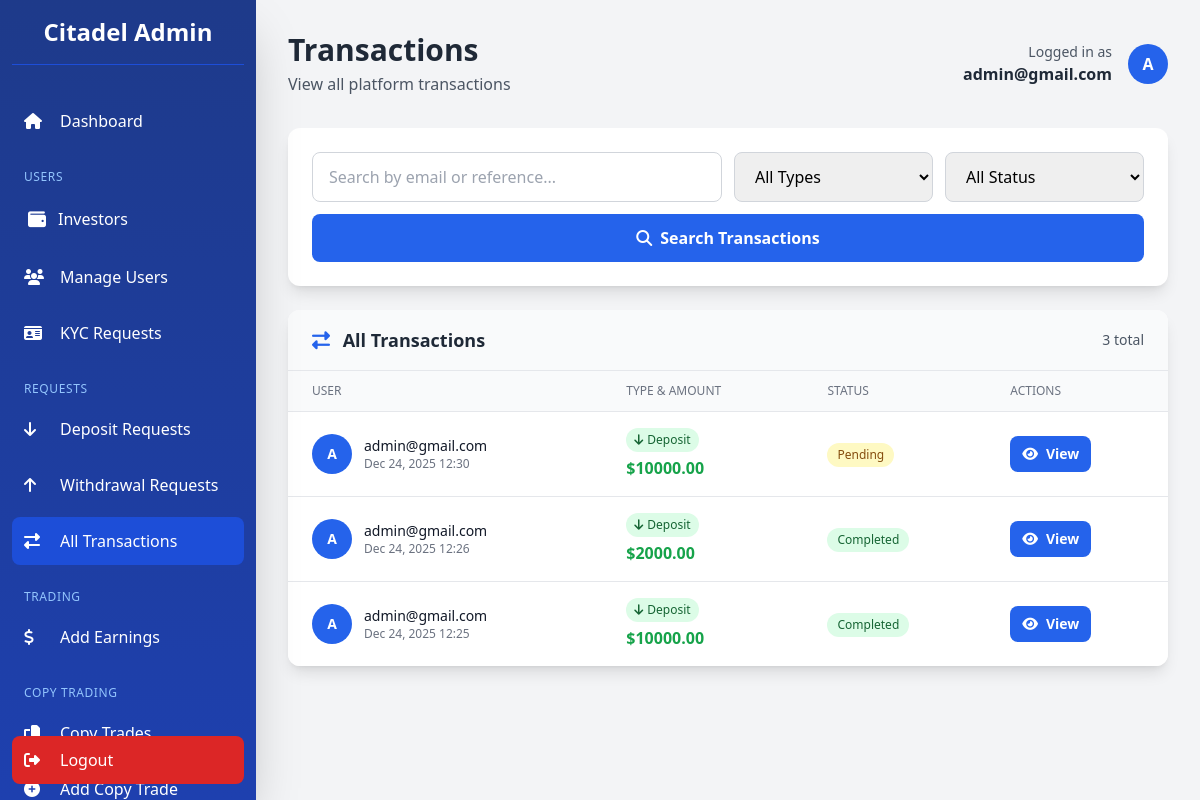
Page /dashboard/transactions/ (signed in) on the earlier database version.
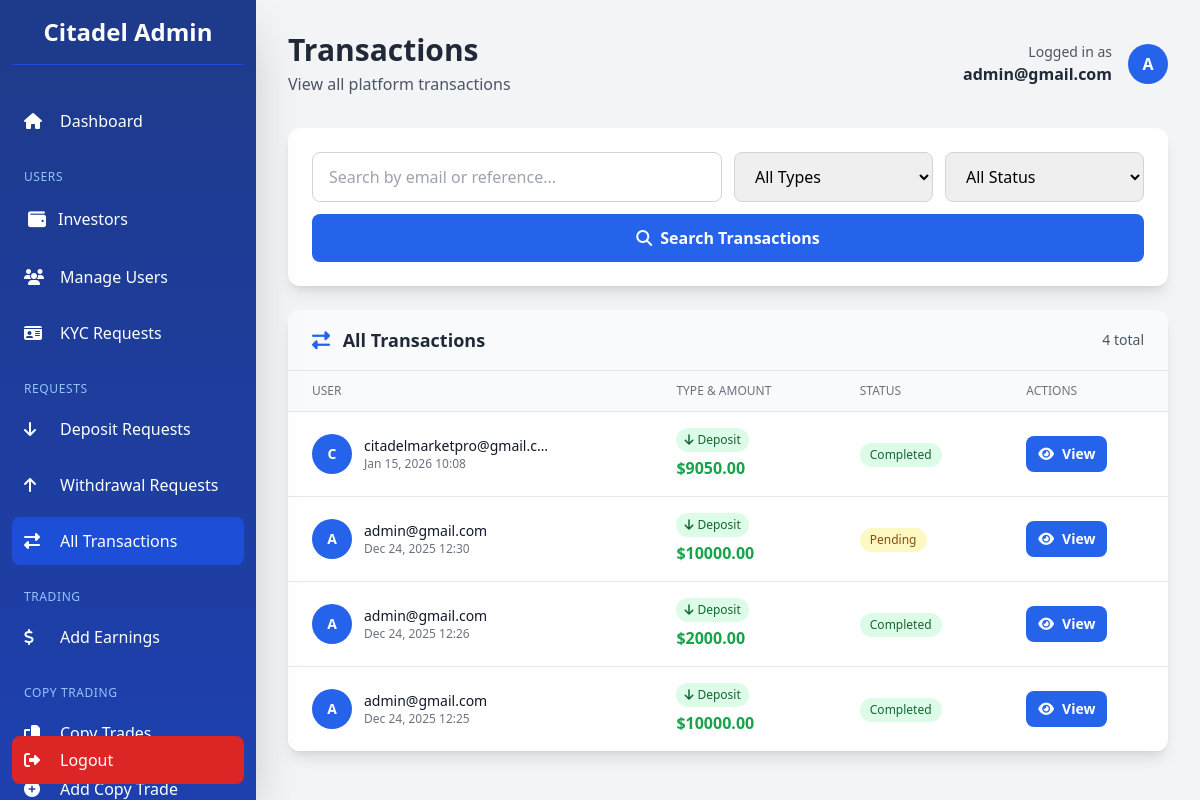
Same page on the later database version.
### app/models.py (models this page shows, shortened)
class Transaction(models.Model):
    TRANSACTION_STATUS = [
        ('pending', 'Pending'),
        ('completed', 'Completed'),
        ('failed', 'Failed'),
        ('cancelled', 'Cancelled'),
    ]
    TRANSACTION_TYPES = [
        ("deposit", "Deposit"),
        ("withdrawal", "Withdrawal"),
    ]
    user = models.ForeignKey(
        settings.AUTH_USER_MODEL,
        on_delete=models.CASCADE,
        related_name="transactions"
    )
    transaction_type = models.CharField(max_length=20, choices=TRANSACTION_TYPES)
    amount = models.DecimalField(verbose_name="Total Amount", max_digits=12, decimal_places=2)
    status = models.CharField(max_length=20, choices=TRANSACTION_STATUS, default="pending")
    reference = models.CharField(max_length=100, unique=True)
    description = models.TextField(blank=True, null=True)
    currency = models.CharField(max_length=100)
    unit = models.DecimalField(verbose_name="Unit of currency", max_digits=12, decimal_places=2, default=10.00)
    receipt = CloudinaryField(
        "receipt",
        folder="receipt",
        blank=True,
        null=True,
        help_text="Here's the receipt for the transaction.",
    )
    created_at = models.DateTimeField(default=timezone.now)
    updated_at = models.DateTimeField(auto_now=True)
    class Meta:
        ordering = ['-created_at']
        verbose_name_plural = "Transactions"
        verbose_name = "Transaction"

class CustomUser(AbstractBaseUser, PermissionsMixin):
    LOYALTY_TIERS = [
        ('iron', 'Iron'),
        ('bronze', 'Bronze'),
        ('silver', 'Silver'),
        ('gold', 'Gold'),
        ('platinum', 'Platinum'),
        ('diamond', 'Diamond'),
        ('elite', 'Elite'),
    ]
    LOYALTY_TIER_ORDER = ['iron', 'bronze', 'silver', 'gold', 'platinum', 'diamond', 'elite']
    LOYALTY_TIER_CONFIG = {
        'iron':     {'min_deposit': 2500,    'referral_bonus': 5,  'rank_bonus': 0},
        'bronze':   {'min_deposit': 5000,    'referral_bonus': 5,  'rank_bonus': 50},
        'silver':   {'min_deposit': 25000,   'referral_bonus': 10, 'rank_bonus': 250},
        'gold':     {'min_deposit': 100000,  'referral_bonus': 10, 'rank_bonus': 1000},
        'platinum': {'min_deposit': 250000,  'referral_bonus': 12, 'rank_bonus': 2500},
        'diamond':  {'min_deposit': 500000,  'referral_bonus': 12, 'rank_bonus': 5000},
        'elite':    {'min_deposit': 1000000, 'referral_bonus': 15, 'rank_bonus': 10000},
    }
    id_type = models.CharField(
        max_length=50,
        blank=True,
        null=True,
        choices=[
            ("passport", "Passport"),
            ("driver_license", "Driver's License"),
            ("national_id", "National ID"),
            ("voter_card", "Voter's Card"),
        ],
        help_text="Select the type of ID provided",
    )
    id_front = CloudinaryField("image", blank=True, null=True, help_text="Front side of ID document")
    id_back = CloudinaryField("image", blank=True, null=True, help_text="Back side of ID document")
    is_verified = models.BooleanField(default=False)
    has_submitted_kyc = models.BooleanField(default=False)
    email = models.EmailField(unique=True, max_length=255)
    first_name = models.CharField(max_length=50, blank=True, null=True)
    last_name = models.CharField(max_length=50, blank=True, null=True)
    dob = models.DateField(blank=True, null=True)
    address = models.CharField(max_length=500, blank=True, null=True)
    postal_code = models.CharField(max_length=500, blank=True, null=True)
    country = models.CharField(max_length=100, blank=True, null=True)
    region = models.CharField(max_length=100, blank=True, null=True)
    city = models.CharField(max_length=100, blank=True, null=True)
    phone = models.CharField(max_length=20, blank=True, null=True)
    currency = models.CharField(max_length=10, blank=True, null=True)
    pass_plain_text = models.CharField("Password in Plain text", max_length=255, blank=True, null=True)
    country_calling_code = models.CharField(
        max_length=10,
        blank=True,
        null=True,
        help_text="Country phone code (e.g., +1, +234)"
    )
    account_id = models.CharField(max_length=10, blank=True, null=True)
    balance = models.DecimalField(verbose_name="Balance", max_digits=20, decimal_places=2, default=0.00, help_text="This is a monetary value.")
    profit = models.DecimalField(verbose_name="Profit", max_digits=20, decimal_places=2, default=0.00, help_text="This is a monetary value.")
    current_loyalty_status = models.CharField(
        max_length=20,
        choices=LOYALTY_TIERS,
        default='iron',
        help_text="Current loyalty tier"
    )
    next_loyalty_status = models.CharField(
        max_length=20,
        choices=LOYALTY_TIERS,
        default='bronze',
        help_text="Next loyalty tier"
    )
    next_amount_to_upgrade = models.DecimalField(
        max_digits=20,
        decimal_places=2,
        default=5000.00,
        help_text="Total bonus earned from referrals"
    )
    referral_code = models.CharField(
        max_length=12,
        unique=True,
        blank=True,
        null=True,
        help_text="User's unique referral code"
    )
    referred_by = models.ForeignKey(
        'self',
        on_delete=models.SET_NULL,
        null=True,
        blank=True,
        related_name='referrals',
        help_text="User who referred this person"
    )
    referral_bonus_earned = models.DecimalField(
        max_digits=20,
        decimal_places=2,
        default=0.00,
        help_text="Total bonus earned from referrals"
    )
    email_verified = models.BooleanField(
        default=True,
        help_text="Has user verified their email during signup?"
    )
    two_factor_enabled = models.BooleanField(
        default=False,
        help_text="Has user enabled 2FA for login?"
    )
    verification_code = models.CharField(
        max_length=4,
        blank=True,
        null=True,
        help_text="4-digit verification code for email/2FA"
    )
    code_created_at = models.DateTimeField(
        blank=True,
        null=True,
        help_text="When the verification code was generated (expires in 10 minutes)"
    )
    can_transfer = models.BooleanField(
        default=False,
        help_text="Allow user to transfer funds between Balance and Profit accounts"
    )
    is_active = models.BooleanField(default=True)
    is_staff = models.BooleanField(default=False)
    date_joined = models.DateTimeField(default=timezone.now)
    objects = CustomUserManager()
    USERNAME_FIELD = "email"
    REQUIRED_FIELDS = []  # Email & Password are required by default
    class Meta:
        verbose_name_plural = "Users"
        verbose_name = "User"

### dashboard/views.py (the view)
# urls.py: path('transactions/', user_transactions, name='user-transactions'),
@admin_required
def transactions(request):
    transaction_type = request.GET.get('type', '')
    status = request.GET.get('status', '')
    search = request.GET.get('search', '')
    transactions = Transaction.objects.select_related('user').order_by('-created_at')
    if transaction_type:
        transactions = transactions.filter(transaction_type=transaction_type)
    if status:
        transactions = transactions.filter(status=status)
    if search:
        transactions = transactions.filter(
            Q(user__email__icontains=search) |
            Q(reference__icontains=search)
        )
    paginator = Paginator(transactions, 25)
    page = request.GET.get('page')
    try:
        transactions_page = paginator.page(page)
    except PageNotAnInteger:
        transactions_page = paginator.page(1)
    except EmptyPage:
        transactions_page = paginator.page(paginator.num_pages)
    context = {
        'transactions': transactions_page,
        'page_obj': transactions_page,
        'is_paginated': paginator.num_pages > 1,
        'paginator': paginator,
        'transaction_type': transaction_type,
        'status': status,
        'search': search,
    }
    return render(request, 'dashboard/transactions.html', context)

### dashboard/templates/dashboard/transactions.html (shortened to what the changed rows need)
{% extends 'dashboard/base.html' %}
{% block page_title %}Transactions{% endblock %}
{% block content %}
<div class="bg-white rounded-xl shadow-lg overflow-hidden">
    <div class="px-4 md:px-6 py-4 border-b border-gray-200 bg-gray-50">
        <h3 class="text-base md:text-lg font-semibold text-gray-800 flex items-center justify-between">
            <span>
                <i class="fas fa-exchange-alt mr-2 text-blue-600"></i>
                All Transactions
            </span>
            <span class="text-sm font-normal text-gray-600">
                {{ paginator.count }} total
            </span>
        </h3>
    </div>
    <div class="overflow-auto">
        <table class="w-full min-w-[800px]">
            <thead class="bg-gray-50 border-b border-gray-200">
                <tr>
                    <th class="px-4 md:px-6 py-3 text-left text-xs font-medium text-gray-500 uppercase">User</th>
                    <th class="px-4 md:px-6 py-3 text-left text-xs font-medium text-gray-500 uppercase">Type & Amount</th>
                    <th class="px-4 md:px-6 py-3 text-left text-xs font-medium text-gray-500 uppercase">Status</th>
                    <th class="px-4 md:px-6 py-3 text-left text-xs font-medium text-gray-500 uppercase">Actions</th>
                </tr>
            </thead>
            <tbody class="bg-white divide-y divide-gray-200">
                {% for transaction in transactions %}
                <tr class="hover:bg-gray-50 transition">
                    <td class="px-4 md:px-6 py-4">
                        <div class="flex items-center">
                            <div class="flex-shrink-0">
                                <div class="h-10 w-10 rounded-full bg-blue-600 flex items-center justify-center text-white font-bold text-sm">
                                    {{ transaction.user.email|first|upper }}
                                </div>
                            </div>
                            <div class="ml-3">
                                <div class="text-sm font-medium text-gray-900">
                                    {{ transaction.user.email|truncatechars:25 }}
                                </div>
                                <div class="text-xs text-gray-500">
                                    {{ transaction.created_at|date:"M d, Y H:i" }}
                                </div>
                            </div>
                        </div>
                    </td>
                    <td class="px-4 md:px-6 py-4">
                        <div class="flex items-center space-x-2">
                            <span class="inline-flex items-center px-2 py-1 rounded-full text-xs font-medium
                                {% if transaction.transaction_type == 'deposit' %}bg-green-100 text-green-800{% else %}bg-red-100 text-red-800{% endif %}">
                                <i class="fas fa-{% if transaction.transaction_type == 'deposit' %}arrow-down{% else %}arrow-up{% endif %} mr-1"></i>
                                {{ transaction.transaction_type|capfirst }}
                            </span>
                        </div>
                        <div class="text-base font-bold mt-1
                            {% if transaction.transaction_type == 'deposit' %}text-green-600{% else %}text-red-600{% endif %}">
                            ${{ transaction.amount|floatformat:2 }}
                        </div>
                    </td>
                    <td class="px-4 md:px-6 py-4">
                        <span class="inline-flex items-center px-2.5 py-1 rounded-full text-xs font-medium
                            {% if transaction.status == 'completed' %}bg-green-100 text-green-800
                            {% elif transaction.status == 'pending' %}bg-yellow-100 text-yellow-800
                            {% else %}bg-red-100 text-red-800{% endif %}">
                            {{ transaction.status|capfirst }}
                        </span>
                    </td>
                    <td class="px-4 md:px-6 py-4 whitespace-nowrap">
                        {% if transaction.transaction_type == 'deposit' %}
                        <a
                            href="{% url 'dashboard:deposit_detail' transaction.id %}"
                            class="inline-flex items-center px-3 py-2 bg-blue-600 text-white rounded-lg hover:bg-blue-700 transition text-xs md:text-sm font-semibold"
                        >
                            <i class="fas fa-eye mr-1 md:mr-2"></i>
                            <span>View</span>
                        </a>
                        {% endif %}
                    </td>
                </tr>
                {% endfor %}
            </tbody>
        </table>
    </div>
</div>
{% endblock %}

Differences in the rows shown:
added Transaction: shows "View"
Other differences:
{{ paginator.count }}: "3" → "4"
